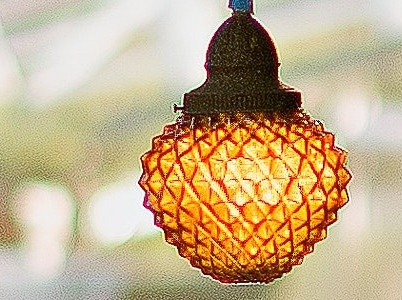
#> input picture sample-input.jpeg, 402 x 300 px
$ python FindingKeyPoints.py
#> lines starting #> are read from the running program, lines starting #| are printed output that depends on the picture
### differentGaussian.py
import numpy as np
from scipy.ndimage import gaussian_filter
import cv2 as cv

from constant import *
from keypoints_class import *

def downsampled_images(image,rate=2):
    return image[0::rate,0::rate]

def gaussian_blur(image,sd):
    return gaussian_filter(image,sigma=sd)

def getSigma():
    return [SIGMA,SIGMA*2,SIGMA*4,SIGMA*8]

def computeScaleSpace(image,sigma,k):
    octave_dim = (image.shape[0],image.shape[1],OCTAVE_DIMENSION)
    octave = np.zeros(octave_dim)
    for i in range(0, OCTAVE_DIMENSION):
        octave[:,:,i] = gaussian_blur(image,sigma * ( k ** i ))
    return octave

def generateScaleSpace(image):
    sigmas=getSigma()
    octaves = []
    s=OCTAVE_DIMENSION - 3
    k=np.power(2,1/s)
    for i in range(OCTAVE_DIMENSION-1):
        octave = computeScaleSpace(image,sigmas[i],k)
        octaves.append(octave)
        image=downsampled_images(image)

    return octaves

def computeDoG(scale):
    dog_dim = (scale.shape[0],scale.shape[1],OCTAVE_DIMENSION-1)
    dog=np.zeros(dog_dim)
    for i in range(OCTAVE_DIMENSION-1):
        dog[:,:,i] = scale[:,:,i+1]-scale[:,:,i]
    return dog

def generateDoG(octaves):
    dogs = []
    for i in range(OCTAVE_DIMENSION-1):
        dogs.append(computeDoG(octaves[i]))
    return dogs
"""
if __name__ == '__main__':
    image = cv.imread('sample-input.jpeg',0)
    octaves = generateScaleSpace(image)
   # dogs = generateDoG(octaves)
"""

### keypoints_class.py
# [7 lines of commented-out code are left out]
class KEYPOINT:
    def __init__(self, i=0, j=0, y=0.0, x=0.0, octave=1, angle=0.0, sigma=0.0, DoG=0):
        self.i = i
        self.j = j
        self.y = y
        self.x = x
        self.octave = octave
        self.angle = angle
        self.sigma = sigma
        self.DoG = DoG

### FindingKeyPoints.py
import numpy as np
import cv2 as cv

from constant import *
from keypoints_class import *
from differentGaussian import *

def ComputeKeypoints(dog, nro_dog):
    M,N = dog.shape[0],dog.shape[1]
    #print(M,N)
    keypoint=[]
    for k in range(1,3):
        for i in range(1,M-1):
            for j in range(1,N-1):
                if np.abs(dog[i,j,k])< THRESHOLD:
                    continue

                values = np.concatenate((dog[i-1:i+2,j-1:j+2,k-1],np.concatenate((
                    dog[i-1:i+2,j-1:j+2,k],dog[i-1:i+2,j-1:j+2,k+1]))))
#                obetenemos los valores de los 27 pixels incluyendo el X, y de esto, el max y min
#                print(values)
                max_value = np.max(values)
                min_value = np.min(values)
#                print(max_value)
#                print(min_value)

                if (dog[i,j,k]==max_value) or (dog[i,j,k] == min_value):
                    # find fisrt derivatives approximated as difference
                    dx = (dog[i,j+1,k]-dog[i,j-1,k])*0.5/255
                    dy = (dog[i+1,j,k]-dog[i-1,j,k])*0.5/255
                    ds = (dog[i,j,k+1]-dog[i,j,k-1])*0.5/255

                    dD = np.matrix([[dx],[dy],[ds]])

                    dxx = (dog[i,j+1,k]+dog[i,j-1,k]-2*dog[i,j,k])*1.0/255
                    dyy = (dog[i+1,j,k]+dog[i-1,j,k]-2*dog[i,j,k])*1.0/255
                    dss = (dog[i,j,k+1]+dog[i,j,k-1]-2*dog[i,j,k])*1.0/255

                    dxy = (dog[i+1,j+1,k]-dog[i+1,j-1,k]
                            -dog[i-1,j+1,k]+dog[i-1,j-1,k])*0.25/255
                    dxs = (dog[i,j+1,k+1]-dog[i,j-1,k+1]
                            -dog[i,j+1,k-1]+dog[i,j-1,k-1])*0.25/255
                    dys = (dog[i+1,j,k+1]-dog[i-1,j,k+1]
                            -dog[i+1,j,k-1]+dog[i-1,j,k-1])*0.25/255

                    H = np.matrix([[dxx,dxy,dxs],[dxy,dyy,dys],[dxs,dys,dss]])

                    x_hat = np.linalg.lstsq(H,dD,rcond=None)[0]
                    D_x_hat = dog[i,j,k]+0.5*np.dot(dD.transpose(),x_hat)

                    alpha = ((RADIUS_OF_CURVATURE +1)**2)
                    trace_H_sq = (dxx + dyy)**2
                    det_H = dxx*dyy-(dxy**2)

                    if (trace_H_sq*RADIUS_OF_CURVATURE < alpha*det_H) and \
                            (np.abs(x_hat[0]) < 0.5) and \
                            (np.abs(x_hat[1]) < 0.5) and \
                            (np.abs(x_hat[2]) < 0.5) and \
                            (np.abs(D_x_hat) > 0.03):
                        temp_keypoint = KEYPOINT(i=i,j=j,octave=nro_dog,DoG=k,
                                x=j+x_hat[0],y=i+x_hat[1])
                        keypoint.append(temp_keypoint)
    return keypoint

def GenerateKeyPoint(dogs):
    keypoints = []
    for i in range(OCTAVE_DIM):
        keypoints.append(ComputeKeypoints(np.array(dogs[i]),i+1))

    return keypoints

if __name__=='__main__':
    img = cv.imread('sample-input.jpeg',0)
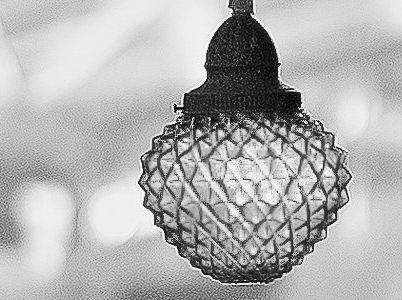
#> img: shape (300, 402); min 2, max 254, mean 177.7
    octaves = generateScaleSpace(img)
#> the loop in generateScaleSpace, `for i in range(OCTAVE_DIMENSION-1):` made 4 passes
#> pass 1, in generateScaleSpace, `image=downsampled_images(image)`:
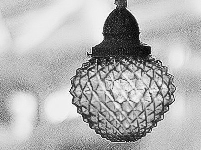
#> image: shape (150, 201); min 2, max 254, mean 177.5
#> pass 2, in generateScaleSpace, `image=downsampled_images(image)`:
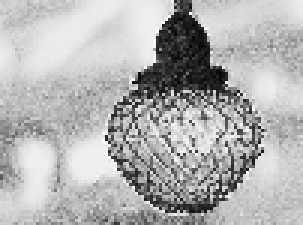
#> image: shape (75, 101) (shown 3 times larger); min 5, max 254, mean 177.7
#> pass 3, in generateScaleSpace, `image=downsampled_images(image)`:
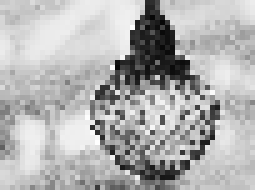
#> image: shape (38, 51) (shown 5 times larger); min 7, max 254, mean 177
#> after the loop in generateScaleSpace, `for i in range(OCTAVE_DIMENSION-1):`: octaves = 4 items
#> octaves = 4 items
    dogs = generateDoG(octaves)
#> dogs = 4 items

    keypoints = GenerateKeyPoint(dogs)
#> keypoints = 4 items
